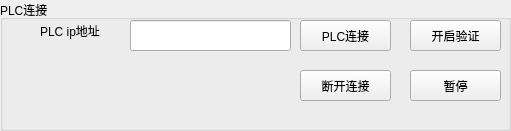
   <widget class="QGroupBox" name="groupBox_2">
    <property name="geometry">
     <rect>
      <x>930</x>
      <y>720</y>
      <width>511</width>
      <height>131</height>
     </rect>
    </property>
    <property name="title">
     <string>PLC连接</string>
    </property>
    <widget class="QPushButton" name="PlcConnect">
     <property name="geometry">
      <rect>
       <x>300</x>
       <y>20</y>
       <width>91</width>
       <height>31</height>
      </rect>
     </property>
     <property name="text">
      <string>PLC连接</string>
     </property>
    </widget>
    <widget class="QLabel" name="PLC_ip_get_label">
     <property name="geometry">
      <rect>
       <x>40</x>
       <y>20</y>
       <width>61</width>
       <height>21</height>
      </rect>
     </property>
     <property name="text">
      <string>PLC ip地址</string>
     </property>
    </widget>
    <widget class="QLineEdit" name="PLC_ip_get_lineEdit">
     <property name="geometry">
      <rect>
       <x>130</x>
       <y>20</y>
       <width>161</width>
       <height>31</height>
      </rect>
     </property>
    </widget>
    <widget class="QPushButton" name="PlcDisConnect">
     <property name="geometry">
      <rect>
       <x>300</x>
       <y>70</y>
       <width>91</width>
       <height>31</height>
      </rect>
     </property>
     <property name="text">
      <string>断开连接</string>
     </property>
    </widget>
    <widget class="QPushButton" name="StartVerify">
     <property name="geometry">
      <rect>
       <x>410</x>
       <y>20</y>
       <width>91</width>
       <height>31</height>
      </rect>
     </property>
     <property name="text">
      <string>开启验证</string>
     </property>
    </widget>
    <widget class="QPushButton" name="StopVerify">
     <property name="geometry">
      <rect>
       <x>410</x>
       <y>70</y>
       <width>91</width>
       <height>31</height>
      </rect>
     </property>
     <property name="text">
      <string>暂停</string>
     </property>
    </widget>
   </widget>
